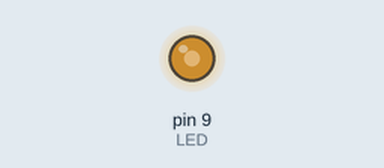
The sketch below on a simulated Arduino Uno, built with avr-gcc and run on an emulated ATmega328P. Shown: output pins drawn as LEDs (lit = HIGH). Random numbers use the default seed unless the sketch sets one.

Above: at 0.35 s.
At 12.54 s:
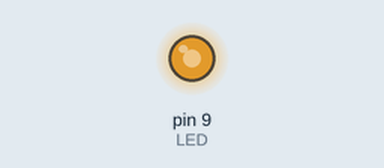
At 20.63 s:
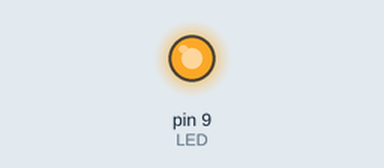
At 38.55 s:
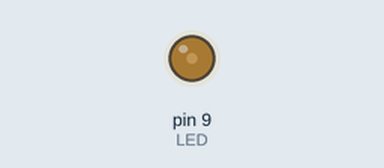
Timing chart, 0 to 40.0 s (numbered marks = the images above):
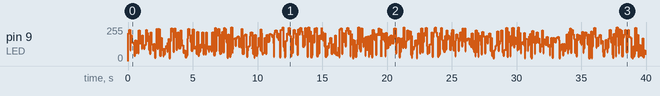

The sketch:

candle_fire.ino
```cpp
// 炎が燃えるように光るライト
const int LED = 9;

void setup() {
  pinMode(LED, OUTPUT);
  randomSeed(analogRead(0)); // ランダムの初期化（未使用ピンからノイズ取得）
}

void loop() {
  int brightness = random(20, 255); // ゆらぎ範囲
  analogWrite(LED, brightness);
  delay(random(30, 100)); // 不規則な点滅間隔
}
```
